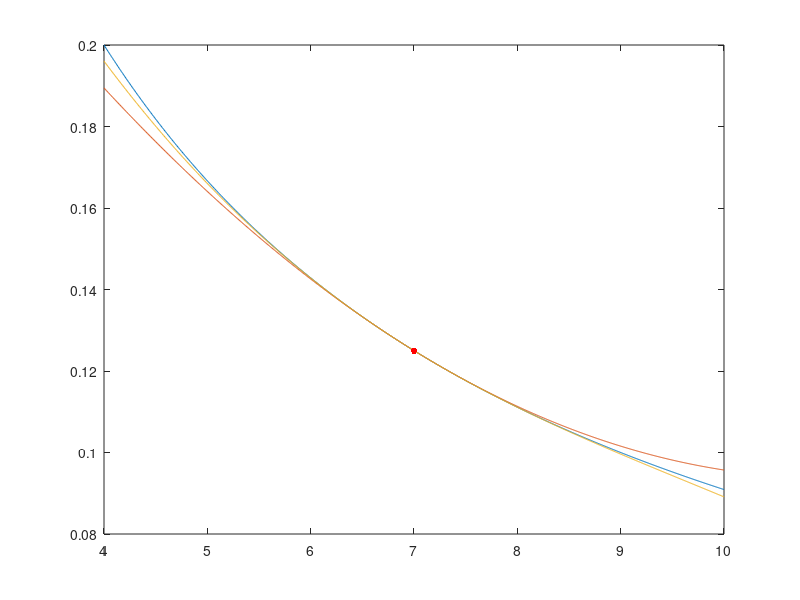

Reproduce this figure in MATLAB.
% Taylor polynomial for 1/(1+x) around x=7
close all;
x = linspace(4, 10, 1000);
y = 1./(1+x);
plot(x, y);
hold on;

P2 = (1/8) - (1/64)*(x-7)+(1/512)*(x-7).^2;
plot(x, P2);

P3 = P2 -0.000244*(x-7).^3;
plot(x, P3);

plot(7, 1/(7+1), '.r', 'markersize', 15);
% ylim([0, 2]);
